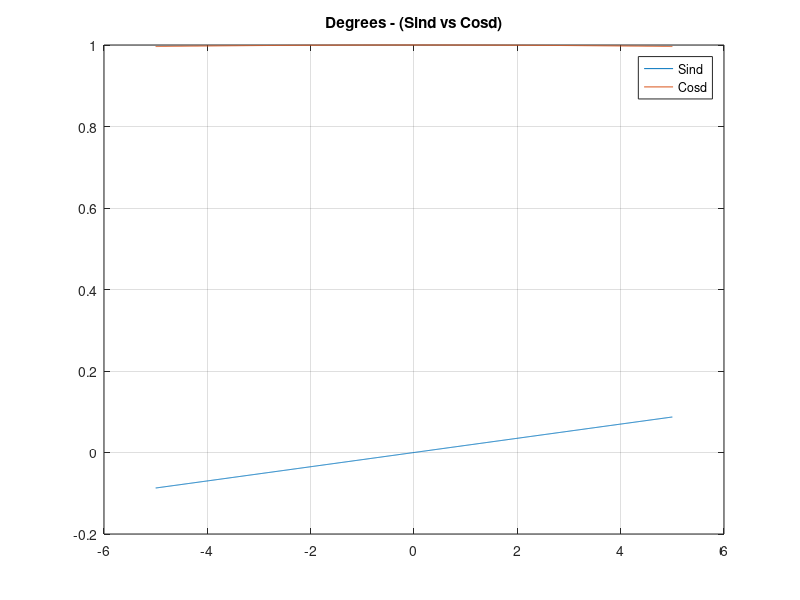
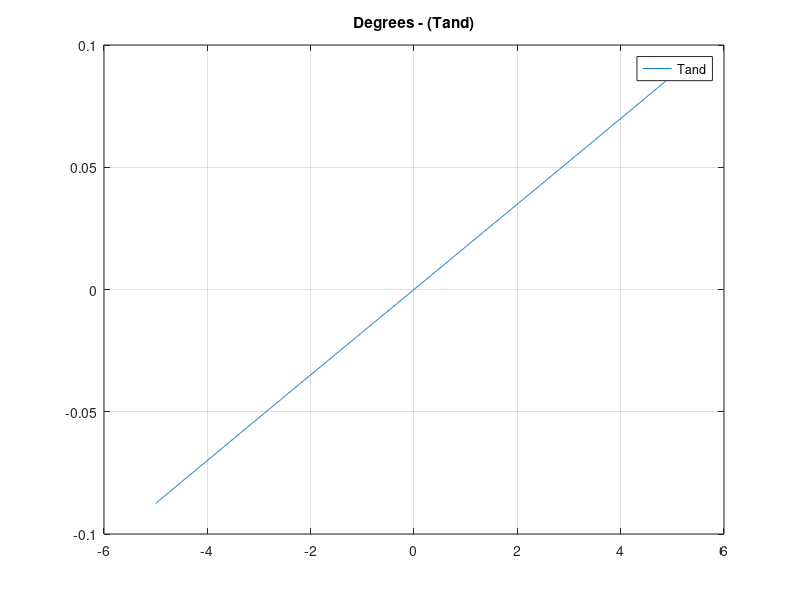

Write the MATLAB code that produced these figures, in order.
#figure('Trigonometry');
figure('name','Trigonometry - Sind vs Cosd');
%x=[-pi:0.01:pi];
x = -5:0.01:5;

y = sind(x);
y2 = cosd(x);

% Plot the signal versus time:
plot(x,y);
hold on;
plot(x,y2);
grid on;
%xlabel('time (in seconds)');
title('Degrees - (Sind vs Cosd)');
legend('Sind', 'Cosd')

figure('name','Trigonometry - Tand');

y3 = tand(x);

plot(x,y3);
grid on;

title('Degrees - (Tand)');
legend('Tand')
